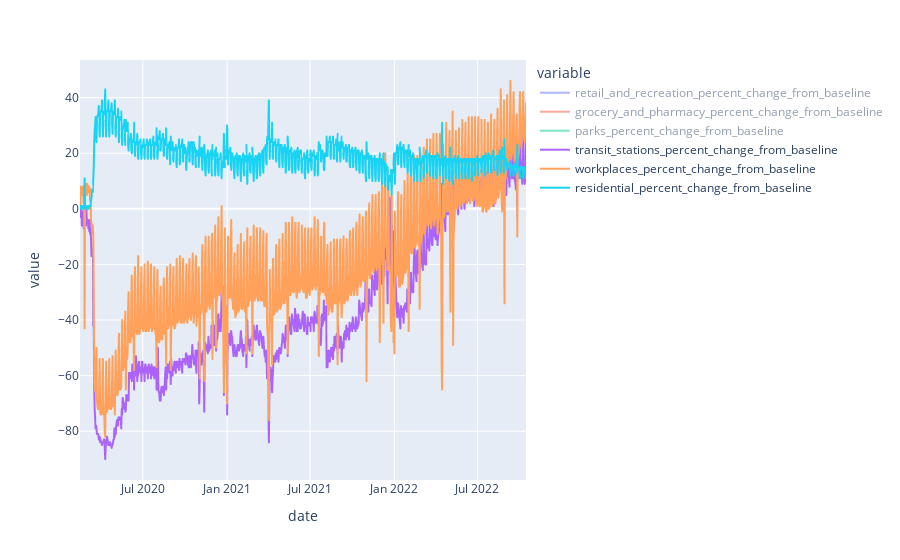

The code cell stored with this chart in its notebook:
### Code cell
fig = px.line(mob_df_phl, x='date', y=['retail_and_recreation_percent_change_from_baseline',
       'grocery_and_pharmacy_percent_change_from_baseline',
       'parks_percent_change_from_baseline',
       'transit_stations_percent_change_from_baseline',
       'workplaces_percent_change_from_baseline',
       'residential_percent_change_from_baseline'])
fig.show()

### Figure 1 — Plotly figure (JSON) as saved in the notebook; plotly's stock layout.template omitted (floating-point values rounded to 4 significant figures; data arrays with more than 128 entries replaced by an {"elided": "..."} marker saying what was removed)
{"data": [{"hovertemplate": "variable=retail_and_recreation_percent_change_from_baseline<br>date=%{x}<br>value=%{y}<extra></extra>", "legendgroup": "retail_and_recreation_percent_change_from_baseline", "line": {"color": "#636efa", "dash": "solid"}, "marker": {"symbol": "circle"}, "mode": "lines", "name": "retail_and_recreation_percent_change_from_baseline", "showlegend": true, "type": "scattergl", "visible": "legendonly", "x": {"elided": "974 str values"}, "xaxis": "x", "y": {"elided": "974 int values"}, "yaxis": "y"}, {"hovertemplate": "variable=grocery_and_pharmacy_percent_change_from_baseline<br>date=%{x}<br>value=%{y}<extra></extra>", "legendgroup": "grocery_and_pharmacy_percent_change_from_baseline", "line": {"color": "#EF553B", "dash": "solid"}, "marker": {"symbol": "circle"}, "mode": "lines", "name": "grocery_and_pharmacy_percent_change_from_baseline", "showlegend": true, "type": "scattergl", "visible": "legendonly", "x": {"elided": "974 str values"}, "xaxis": "x", "y": {"elided": "974 int values"}, "yaxis": "y"}, {"hovertemplate": "variable=parks_percent_change_from_baseline<br>date=%{x}<br>value=%{y}<extra></extra>", "legendgroup": "parks_percent_change_from_baseline", "line": {"color": "#00cc96", "dash": "solid"}, "marker": {"symbol": "circle"}, "mode": "lines", "name": "parks_percent_change_from_baseline", "showlegend": true, "type": "scattergl", "visible": "legendonly", "x": {"elided": "974 str values"}, "xaxis": "x", "y": {"elided": "974 int values"}, "yaxis": "y"}, {"hovertemplate": "variable=transit_stations_percent_change_from_baseline<br>date=%{x}<br>value=%{y}<extra></extra>", "legendgroup": "transit_stations_percent_change_from_baseline", "line": {"color": "#ab63fa", "dash": "solid"}, "marker": {"symbol": "circle"}, "mode": "lines", "name": "transit_stations_percent_change_from_baseline", "showlegend": true, "type": "scattergl", "x": {"elided": "974 str values"}, "xaxis": "x", "y": {"elided": "974 int values"}, "yaxis": "y"}, {"hovertemplate": "variable=workplaces_percent_change_from_baseline<br>date=%{x}<br>value=%{y}<extra></extra>", "legendgroup": "workplaces_percent_change_from_baseline", "line": {"color": "#FFA15A", "dash": "solid"}, "marker": {"symbol": "circle"}, "mode": "lines", "name": "workplaces_percent_change_from_baseline", "showlegend": true, "type": "scattergl", "x": {"elided": "974 str values"}, "xaxis": "x", "y": {"elided": "974 int values"}, "yaxis": "y"}, {"hovertemplate": "variable=residential_percent_change_from_baseline<br>date=%{x}<br>value=%{y}<extra></extra>", "legendgroup": "residential_percent_change_from_baseline", "line": {"color": "#19d3f3", "dash": "solid"}, "marker": {"symbol": "circle"}, "mode": "lines", "name": "residential_percent_change_from_baseline", "showlegend": true, "type": "scattergl", "x": {"elided": "974 str values"}, "xaxis": "x", "y": {"elided": "974 int values"}, "yaxis": "y"}], "layout": {"autosize": true, "legend": {"title": {"text": "variable"}, "tracegroupgap": 0}, "margin": {"t": 60}, "xaxis": {"anchor": "y", "autorange": true, "domain": [0, 1], "range": ["2020-02-15", "2022-10-15"], "title": {"text": "date"}, "type": "date"}, "yaxis": {"anchor": "x", "autorange": true, "domain": [0, 1], "range": [-97.56, 53.56], "title": {"text": "value"}, "type": "linear"}}}
